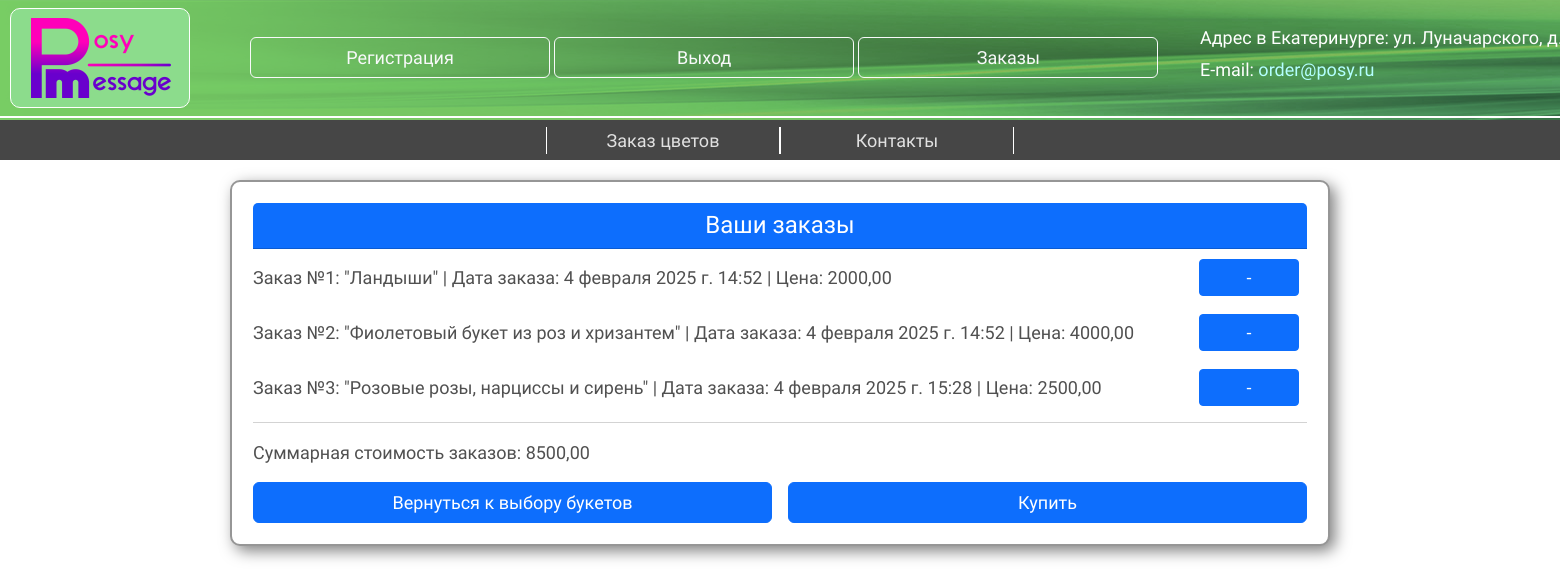
/orders/ (signed in), run on an earlier commit of the app's database.
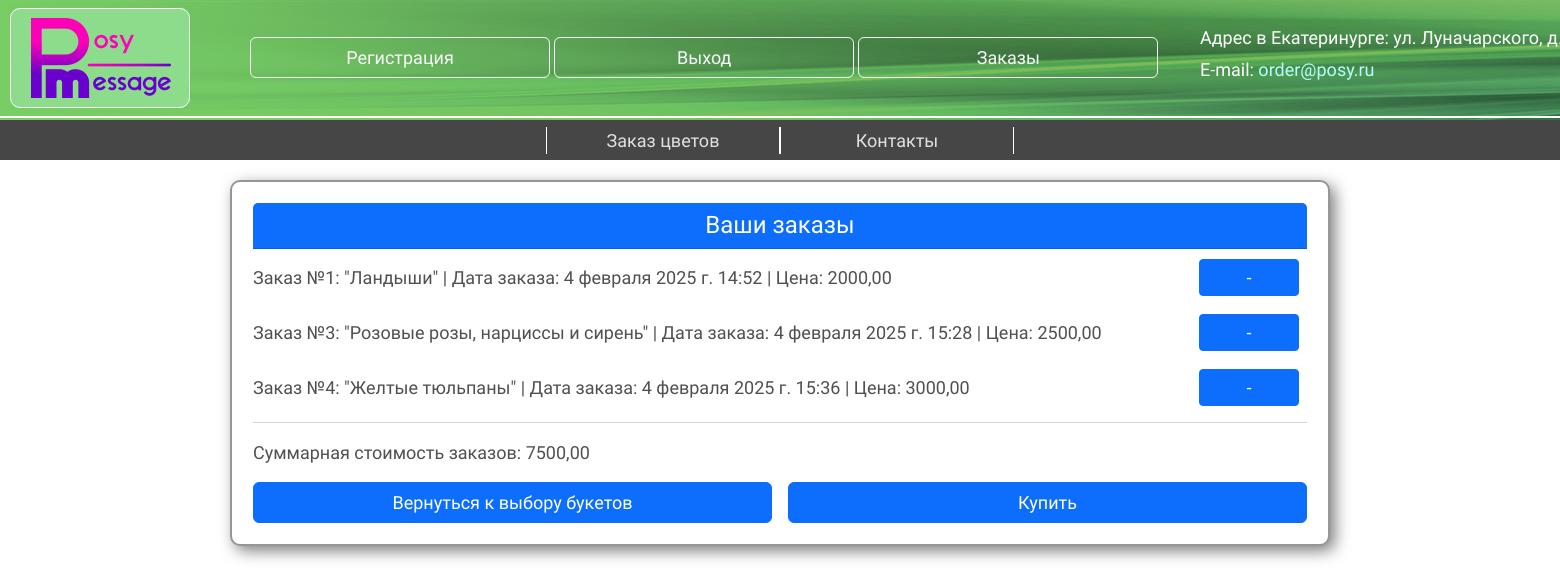
And on a later commit of the database.
### main/models.py (models this page shows, shortened)
class Order(models.Model):
    user: str = models.ForeignKey(User, on_delete=models.CASCADE)
    flower: str = models.ForeignKey(Flower, on_delete=models.CASCADE)
    order_price: float = models.DecimalField('Цена букета', max_digits=10, decimal_places=2)
    order_date: str = models.DateTimeField('Дата заказа', auto_now_add=True)
    class Meta:
        verbose_name = 'Заказ'
        verbose_name_plural = 'Заказы'

class Flower(models.Model):
    posy_name: str = models.CharField('Название букета', max_length=50, unique=True, null=False)
    price: float = models.DecimalField('Цена букета', max_digits=10, decimal_places=2)
    posy_path: str = models.CharField('Путь к фото букета', max_length=255, default='main/img/posies/small_01.png')
    class Meta:
        verbose_name = 'Букет'
        verbose_name_plural = 'Букеты'

### main/views.py (the view)
# urls.py: path('orders/', views.view_orders, name='orders'),
@login_required
def view_orders(request):
    user_orders = Order.objects.filter(user=request.user)
    amount_price = sum(order.order_price for order in user_orders)
    return render(request, 'orders.html', {'orders': user_orders, 'amount': amount_price})

### main/templates/main/orders.html (shortened to what this page needs)
{% extends 'layout.html' %}
{% block content %}
<div class="card" style="width: 1100px;">
    <div class="card-body">
        <div class="card-header text-center bg-primary text-white">
            <h4 class="mb-0">Ваши заказы</h4>
        </div>
        {% for order in orders %}
        <div class="d-flex align-items-center justify-content-between mb-2">
            <p class="mb-0 order">Заказ №{{order.id}}: "{{order.flower.posy_name}}" | Дата заказа: {{order.order_date}} | Цена: {{order.order_price}}</p>
            <div class="ms-auto">
                <form action="{% url 'delete_order' order.id %}" method="POST" class="d-flex align-items-center">
                    <button type="submit" class="btn btn-primary btn-sm me-2">-</button>
                </form>
            </div>
        </div>
        {% empty %}
            <p>Заказов нет</p>
        {% endfor %}
        <hr>
            <p class="mb-0 order">Суммарная стоимость заказов: {{amount}}</p>
        <div class="d-flex justify-content-center mt-3 gap-3">
            <a href="{% url 'flowers' %}" class="btn btn-primary w-100 ">Вернуться к выбору букетов</a>
            <a href="{% url 'bond' %}" class="btn btn-primary w-100">Купить</a>
        </div>
    </div>
</div>
{% endblock %}

What changed in the data, as far as the page shows it:
removed Order: id "2", flower.posy_name "Фиолетовый букет из роз и хризантем", order_date "4 февраля 2025 г. 14:52", order_price "4000,00"
added Order: id "4", flower.posy_name "Желтые тюльпаны", order_date "4 февраля 2025 г. 15:36", order_price "3000,00"
Also different on the page:
{{ amount }}: "8500,00" → "7500,00"
